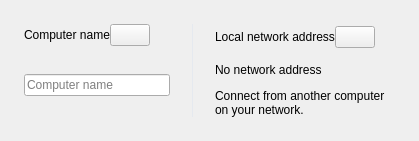
            <widget class="QWidget" name="localCard">
             <layout class="QHBoxLayout" name="localCardLayout">
              <property name="leftMargin">
               <number>24</number>
              </property>
              <property name="topMargin">
               <number>24</number>
              </property>
              <property name="rightMargin">
               <number>24</number>
              </property>
              <property name="bottomMargin">
               <number>24</number>
              </property>
              <property name="spacing">
               <number>22</number>
              </property>
              <item>
               <widget class="QWidget" name="nameColumn">
                <layout class="QVBoxLayout" name="nameLayout">
                 <property name="leftMargin">
                  <number>0</number>
                 </property>
                 <property name="topMargin">
                  <number>0</number>
                 </property>
                 <property name="rightMargin">
                  <number>0</number>
                 </property>
                 <property name="bottomMargin">
                  <number>0</number>
                 </property>
                 <property name="spacing">
                  <number>7</number>
                 </property>
                 <item>
                  <widget class="QWidget" name="nameHeader">
                   <layout class="QHBoxLayout" name="nameHeaderLayout">
                    <property name="leftMargin">
                     <number>0</number>
                    </property>
                    <property name="topMargin">
                     <number>0</number>
                    </property>
                    <property name="rightMargin">
                     <number>0</number>
                    </property>
                    <property name="bottomMargin">
                     <number>0</number>
                    </property>
                    <property name="spacing">
                     <number>0</number>
                    </property>
                    <item>
                     <widget class="QLabel" name="labelComputerName">
                      <property name="text">
                       <string>Computer name</string>
                      </property>
                      <property name="textFormat">
                       <enum>Qt::TextFormat::PlainText</enum>
                      </property>
                      <property name="role" stdset="0">
                       <string notr="true">muted</string>
                      </property>
                     </widget>
                    </item>
                    <item>
                     <widget class="QPushButton" name="btnEditName">
                      <property name="autoDefault">
                       <bool>false</bool>
                      </property>
                      <property name="accessibleName">
                       <string>Edit</string>
                      </property>
                      <property name="role" stdset="0">
                       <string notr="true">icon</string>
                      </property>
                     </widget>
                    </item>
                    <item>
                     <spacer name="nameHeaderStretch">
                      <property name="orientation">
                       <enum>Qt::Orientation::Horizontal</enum>
                      </property>
                      <property name="sizeHint" stdset="0">
                       <size>
                        <width>20</width>
                        <height>20</height>
                       </size>
                      </property>
                     </spacer>
                    </item>
                   </layout>
                  </widget>
                 </item>
                 <item>
                  <widget class="QLabel" name="lblComputerName">
                   <property name="textFormat">
                    <enum>Qt::TextFormat::PlainText</enum>
                   </property>
                   <property name="role" stdset="0">
                    <string notr="true">value</string>
                   </property>
                   <property name="wordWrap">
                    <bool>true</bool>
                   </property>
                  </widget>
                 </item>
                 <item>
                  <widget class="QLineEdit" name="lineEditName">
                   <property name="maxLength">
                    <number>255</number>
                   </property>
                   <property name="placeholderText">
                    <string>Computer name</string>
                   </property>
                  </widget>
                 </item>
                 <item>
                  <widget class="QLabel" name="lblLocalPlatform">
                   <property name="textFormat">
                    <enum>Qt::TextFormat::PlainText</enum>
                   </property>
                   <property name="role" stdset="0">
                    <string notr="true">muted</string>
                   </property>
                  </widget>
                 </item>
                </layout>
               </widget>
              </item>
              <item>
               <widget class="QFrame" name="cardDivider">
                <property name="frameShape">
                 <enum>QFrame::Shape::VLine</enum>
                </property>
                <property name="styleSheet">
                 <string notr="true">background: #e5e9ef; border: none; max-width: 1px;</string>
                </property>
               </widget>
              </item>
              <item>
               <widget class="QWidget" name="addressColumn">
                <layout class="QVBoxLayout" name="addressLayout">
                 <property name="leftMargin">
                  <number>0</number>
                 </property>
                 <property name="topMargin">
                  <number>0</number>
                 </property>
                 <property name="rightMargin">
                  <number>0</number>
                 </property>
                 <property name="bottomMargin">
                  <number>0</number>
                 </property>
                 <property name="spacing">
                  <number>7</number>
                 </property>
                 <item>
                  <widget class="QWidget" name="addressHeader">
                   <layout class="QHBoxLayout" name="addressHeaderLayout">
                    <property name="leftMargin">
                     <number>0</number>
                    </property>
                    <property name="topMargin">
                     <number>0</number>
                    </property>
                    <property name="rightMargin">
                     <number>0</number>
                    </property>
                    <property name="bottomMargin">
                     <number>0</number>
                    </property>
                    <property name="spacing">
                     <number>0</number>
                    </property>
                    <item>
                     <widget class="QLabel" name="lblAddressHeading">
                      <property name="text">
                       <string>Local network address</string>
                      </property>
                      <property name="textFormat">
                       <enum>Qt::TextFormat::PlainText</enum>
                      </property>
                      <property name="role" stdset="0">
                       <string notr="true">muted</string>
                      </property>
                     </widget>
                    </item>
                    <item>
                     <widget class="QPushButton" name="btnCopyAddress">
                      <property name="autoDefault">
                       <bool>false</bool>
                      </property>
                      <property name="accessibleName">
                       <string>Copy</string>
                      </property>
                      <property name="role" stdset="0">
                       <string notr="true">icon</string>
                      </property>
                     </widget>
                    </item>
                    <item>
                     <spacer name="addressHeadingStretch">
                      <property name="orientation">
                       <enum>Qt::Orientation::Horizontal</enum>
                      </property>
                      <property name="sizeHint" stdset="0">
                       <size>
                        <width>20</width>
                        <height>20</height>
                       </size>
                      </property>
                     </spacer>
                    </item>
                   </layout>
                  </widget>
                 </item>
                 <item>
                  <widget class="QLabel" name="lblIpAddresses">
                   <property name="text">
                    <string>No network address</string>
                   </property>
                   <property name="textFormat">
                    <enum>Qt::TextFormat::PlainText</enum>
                   </property>
                   <property name="role" stdset="0">
                    <string notr="true">value</string>
                   </property>
                   <property name="wordWrap">
                    <bool>true</bool>
                   </property>
                  </widget>
                 </item>
                 <item>
                  <widget class="QLabel" name="lblAddressHint">
                   <property name="text">
                    <string>Connect from another computer on your network.</string>
                   </property>
                   <property name="textFormat">
                    <enum>Qt::TextFormat::PlainText</enum>
                   </property>
                   <property name="role" stdset="0">
                    <string notr="true">muted</string>
                   </property>
                   <property name="wordWrap">
                    <bool>true</bool>
                   </property>
                  </widget>
                 </item>
                </layout>
               </widget>
              </item>
             </layout>
            </widget>
